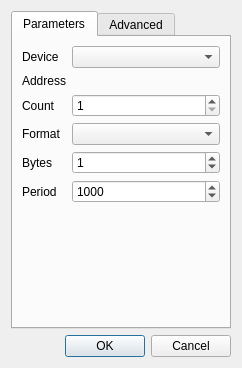
<?xml version="1.0" encoding="UTF-8"?>
<ui version="4.0">
 <class>mbClientDialogDataViewItem</class>
 <widget class="QDialog" name="mbClientDialogDataViewItem">
  <property name="geometry">
   <rect>
    <x>0</x>
    <y>0</y>
    <width>242</width>
    <height>368</height>
   </rect>
  </property>
  <property name="windowTitle">
   <string>Data</string>
  </property>
  <layout class="QVBoxLayout" name="verticalLayout">
   <item>
    <widget class="QTabWidget" name="tabWidget">
     <property name="currentIndex">
      <number>0</number>
     </property>
     <widget class="QWidget" name="tabParameters">
      <attribute name="title">
       <string>Parameters</string>
      </attribute>
      <layout class="QFormLayout" name="formLayout">
       <item row="0" column="0">
        <widget class="QLabel" name="label_4">
         <property name="text">
          <string>Device</string>
         </property>
        </widget>
       </item>
       <item row="0" column="1">
        <widget class="QComboBox" name="cmbDevice"/>
       </item>
       <item row="1" column="0">
        <widget class="QLabel" name="label">
         <property name="text">
          <string>Address</string>
         </property>
        </widget>
       </item>
       <item row="2" column="0">
        <widget class="QLabel" name="label_2">
         <property name="text">
          <string>Count</string>
         </property>
        </widget>
       </item>
       <item row="2" column="1">
        <widget class="QSpinBox" name="spCount">
         <property name="minimum">
          <number>1</number>
         </property>
         <property name="maximum">
          <number>65536</number>
         </property>
         <property name="value">
          <number>1</number>
         </property>
        </widget>
       </item>
       <item row="3" column="0">
        <widget class="QLabel" name="label_3">
         <property name="text">
          <string>Format</string>
         </property>
        </widget>
       </item>
       <item row="3" column="1">
        <widget class="QComboBox" name="cmbFormat"/>
       </item>
       <item row="4" column="0">
        <widget class="QLabel" name="label_7">
         <property name="text">
          <string>Bytes</string>
         </property>
        </widget>
       </item>
       <item row="4" column="1">
        <widget class="QSpinBox" name="spLength">
         <property name="maximum">
          <number>32000</number>
         </property>
         <property name="value">
          <number>1</number>
         </property>
        </widget>
       </item>
       <item row="5" column="0">
        <widget class="QLabel" name="label_5">
         <property name="text">
          <string>Period</string>
         </property>
        </widget>
       </item>
       <item row="5" column="1">
        <widget class="QSpinBox" name="spPeriod">
         <property name="maximum">
          <number>32000</number>
         </property>
         <property name="value">
          <number>1000</number>
         </property>
        </widget>
       </item>
       <item row="6" column="1">
        <spacer name="verticalSpacer">
         <property name="orientation">
          <enum>Qt::Vertical</enum>
         </property>
         <property name="sizeHint" stdset="0">
          <size>
           <width>20</width>
           <height>40</height>
          </size>
         </property>
        </spacer>
       </item>
      </layout>
     </widget>
     <widget class="QWidget" name="tabAdvanced">
      <attribute name="title">
       <string>Advanced</string>
      </attribute>
      <layout class="QVBoxLayout" name="verticalLayout_2">
       <item>
        <layout class="QFormLayout" name="formLayout_2">
         <item row="0" column="0">
          <widget class="QLabel" name="label_8">
           <property name="text">
            <string>Swap bytes</string>
           </property>
          </widget>
         </item>
         <item row="0" column="1">
          <widget class="QComboBox" name="cmbSwapBytes"/>
         </item>
         <item row="1" column="0">
          <widget class="QLabel" name="label_6">
           <property name="text">
            <string>Register order</string>
           </property>
          </widget>
         </item>
         <item row="1" column="1">
          <widget class="QComboBox" name="cmbRegisterOrder"/>
         </item>
        </layout>
       </item>
       <item>
        <widget class="QGroupBox" name="grByteArray">
         <property name="title">
          <string>Byte Array</string>
         </property>
         <layout class="QFormLayout" name="formLayout_4">
          <item row="0" column="0">
           <widget class="QLabel" name="label_16">
            <property name="text">
             <string>Format</string>
            </property>
           </widget>
          </item>
          <item row="0" column="1">
           <widget class="QComboBox" name="cmbByteArrayFormat"/>
          </item>
          <item row="1" column="0">
           <widget class="QLabel" name="label_17">
            <property name="text">
             <string>Separator</string>
            </property>
           </widget>
          </item>
          <item row="1" column="1">
           <layout class="QHBoxLayout" name="horizontalLayout_2">
            <property name="spacing">
             <number>1</number>
            </property>
            <item>
             <widget class="QLineEdit" name="lnByteArraySeparator"/>
            </item>
            <item>
             <widget class="QToolButton" name="btnTogleDefaultByteArraySeparator">
              <property name="text">
               <string>...</string>
              </property>
              <property name="icon">
               <iconset resource="../../../core/gui/core_rsc.qrc">
                <normaloff>:/core/icons/resetproperty.png</normaloff>:/core/icons/resetproperty.png</iconset>
              </property>
             </widget>
            </item>
           </layout>
          </item>
         </layout>
        </widget>
       </item>
       <item>
        <widget class="QGroupBox" name="grString">
         <property name="title">
          <string>String</string>
         </property>
         <layout class="QFormLayout" name="formLayout_3">
          <item row="0" column="0">
           <widget class="QLabel" name="label_15">
            <property name="text">
             <string>Length type</string>
            </property>
           </widget>
          </item>
          <item row="0" column="1">
           <widget class="QComboBox" name="cmbStringLengthType"/>
          </item>
          <item row="1" column="0">
           <widget class="QLabel" name="label_14">
            <property name="text">
             <string>Encoding</string>
            </property>
           </widget>
          </item>
          <item row="1" column="1">
           <widget class="QComboBox" name="cmbStringEncoding"/>
          </item>
         </layout>
        </widget>
       </item>
       <item>
        <spacer name="verticalSpacer_2">
         <property name="orientation">
          <enum>Qt::Vertical</enum>
         </property>
         <property name="sizeHint" stdset="0">
          <size>
           <width>20</width>
           <height>40</height>
          </size>
         </property>
        </spacer>
       </item>
      </layout>
     </widget>
    </widget>
   </item>
   <item>
    <widget class="QDialogButtonBox" name="buttonBox">
     <property name="orientation">
      <enum>Qt::Horizontal</enum>
     </property>
     <property name="standardButtons">
      <set>QDialogButtonBox::Cancel|QDialogButtonBox::Ok</set>
     </property>
    </widget>
   </item>
  </layout>
 </widget>
 <resources>
  <include location="../../../core/gui/core_rsc.qrc"/>
 </resources>
 <connections>
  <connection>
   <sender>buttonBox</sender>
   <signal>accepted()</signal>
   <receiver>mbClientDialogDataViewItem</receiver>
   <slot>accept()</slot>
   <hints>
    <hint type="sourcelabel">
     <x>248</x>
     <y>254</y>
    </hint>
    <hint type="destinationlabel">
     <x>157</x>
     <y>274</y>
    </hint>
   </hints>
  </connection>
  <connection>
   <sender>buttonBox</sender>
   <signal>rejected()</signal>
   <receiver>mbClientDialogDataViewItem</receiver>
   <slot>reject()</slot>
   <hints>
    <hint type="sourcelabel">
     <x>316</x>
     <y>260</y>
    </hint>
    <hint type="destinationlabel">
     <x>286</x>
     <y>274</y>
    </hint>
   </hints>
  </connection>
 </connections>
</ui>
